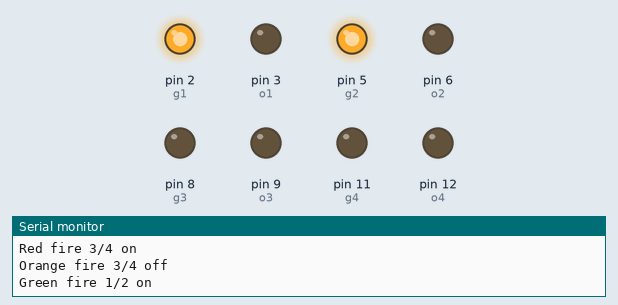
Simulated run of this sketch. Board: Arduino Uno, built with avr-gcc and run on an emulated ATmega328P. Shown: output pins drawn as LEDs (lit = HIGH), the last lines printed to the serial monitor. Pins used as bus, display or sensor lines are not drawn.

Above: at 2.0 s.
At 4.5 s:
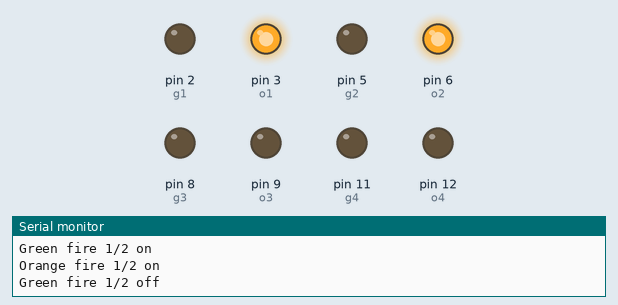
At 7.0 s:
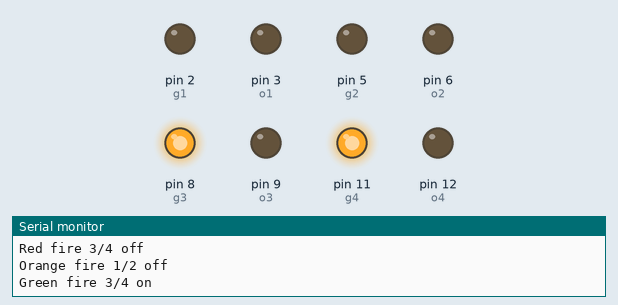
At 9.5 s:
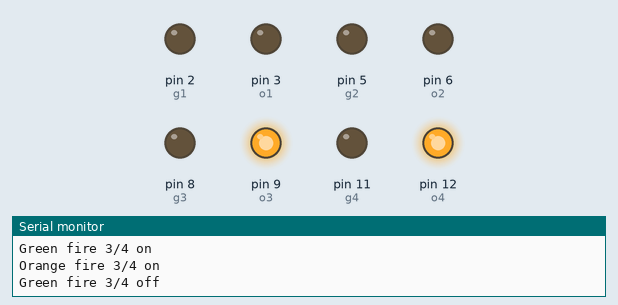
Timing chart, 0 to 13.0 s (numbered marks = the images above):
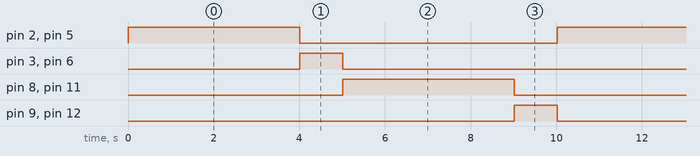

The sketch:

main.ino
```cpp
// set the var
const int g1 = 2;
const int o1 = 3;
const int r1 = 4;
const int g2 = 5;
const int o2 = 6;
const int r2 = 7;
const int g3 = 8;
const int o3 = 9;
const int r3 = 10;
const int g4 = 11;
const int o4 = 12;
const int r4 = 13;

const int pG = 4000;
const int pO = 1000;

void setup() {
    pinMode(g1, OUTPUT);
    pinMode(o1, OUTPUT);
    pinMode(r1, OUTPUT);
    pinMode(g2, OUTPUT);
    pinMode(o2, OUTPUT);
    pinMode(r2, OUTPUT);
    pinMode(g3, OUTPUT);
    pinMode(o3, OUTPUT);
    pinMode(r3, OUTPUT);
    pinMode(g4, OUTPUT);
    pinMode(o4, OUTPUT);
    pinMode(r4, OUTPUT);
    Serial.begin(9600);
}

void loop() {
    tV1();
    tO1();
    tV2();
    tO2();
}

void tV1(){
    digitalWrite(r1, LOW); // red 1 off
    digitalWrite(r2, LOW); // red 2 off
    Serial.println("Red fire 1/2 off");
    digitalWrite(r3, HIGH); // red 3 on
    digitalWrite(r4, HIGH); // red 4 on
    Serial.println("Red fire 3/4 on");
    digitalWrite(o3, LOW); // orange 3 off
    digitalWrite(o4, LOW); // orange 4 off
    Serial.println("Orange fire 3/4 off");
    digitalWrite(g1, HIGH); // green 1 on
    digitalWrite(g2, HIGH); // green 2 on
    Serial.println("Green fire 1/2 on");
    delay(pG);
}

void tV2(){
    digitalWrite(r1, HIGH); // red 1 on
    digitalWrite(r2, HIGH); // red 2 on
    Serial.println("Red fire 1/2 on");
    digitalWrite(r3, LOW); // red 3 off
    digitalWrite(r4, LOW); // red 4 off
    Serial.println("Red fire 3/4 off");
    digitalWrite(o1, LOW); // orange 1 off
    digitalWrite(o2, LOW); // orange 2 off
    Serial.println("Orange fire 1/2 off");
    digitalWrite(g3, HIGH); // green 3 on
    digitalWrite(g4, HIGH); // green 4 on
    Serial.println("Green fire 3/4 on");
    delay(pG);
}

void tO1(){
    digitalWrite(o1, HIGH); // orange 1 on
    digitalWrite(o2, HIGH); // orange 2 on
    Serial.println("Orange fire 1/2 on");
    digitalWrite(g1, LOW); // green 1 off
    digitalWrite(g2, LOW); // green 2 off
    Serial.println("Green fire 1/2 off");
    delay(pO);
}

void tO2(){
    digitalWrite(o3, HIGH); // orange 3 on
    digitalWrite(o4, HIGH); // orange 4 on
    Serial.println("Orange fire 3/4 on");
    digitalWrite(g3, LOW); // green 3 off
    digitalWrite(g4, LOW); // green 4 off
    Serial.println("Green fire 3/4 off");
    delay(pO);
}
```

Measured:
- by itself, pin 2 (g1), pin 5 (g2), pin 8 (g3), pin 11 (g4): alternates HIGH for 4.0 s and LOW for 6.0 s
- by itself, pin 3 (o1), pin 6 (o2), pin 9 (o3), pin 12 (o4): alternates HIGH for 1.0 s and LOW for 9.0 s
- by itself, everything shown: repeats every 10.0 s, in 4 steps
